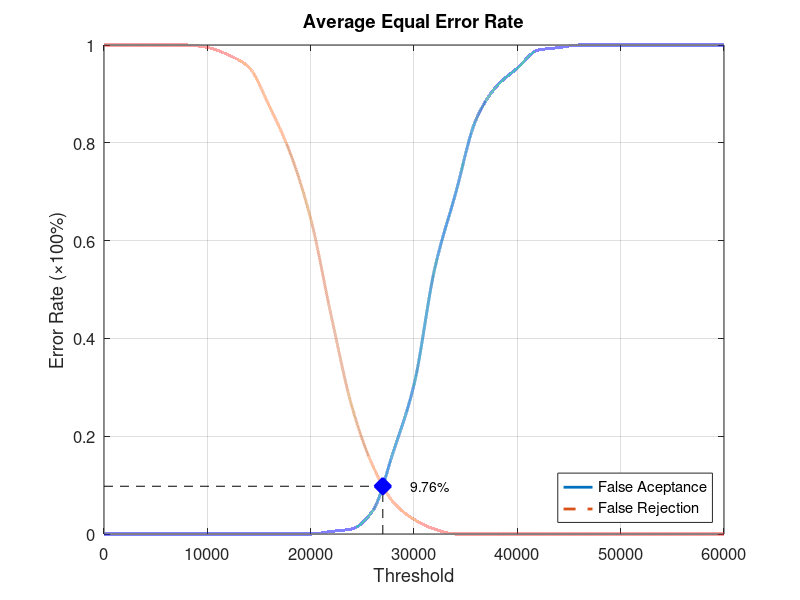
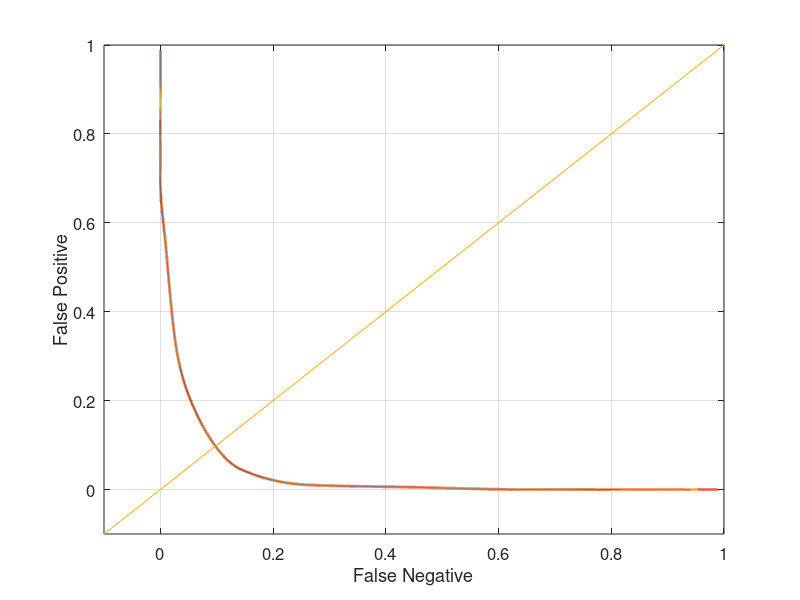

Write MATLAB code to recreate these figures, in order.
function yEER = Database4_3
close all;
clear;
clc;
x = 0:2000:60000;
xq = 0:0.5:60000;

y0 = [0 0 0 0 0 0 0 0 0 0 0 0.00526316 0.0105263 0.0473684 0.168421 0.305263 0.542105 0.694737 0.847368 0.915789 0.952632 0.989474 0.994737 1 1 1 1 1 1 1 1];
yy0 = interp1(x, y0, xq, 'pchip');
y1 = [1 1 1 1 1 0.995 0.98 0.955 0.875 0.78 0.645 0.445 0.26 0.14 0.065 0.03 0.01 0 0 0 0 0 0 0 0 0 0 0 0 0 0];
yy1 = interp1(x, y1, xq, 'pchip');

% Calculating EER: 
y2 = abs(y0 - y1);
find(y2 == min(y2))
yy2 = abs(yy0 - yy1);
xEER = find(yy2 == min(yy2));
xEERIndex = xq(xEER) % X-axis EER
yEER = yy0(xEER) % Y-axis EER

main = figure
plot(xq, yy0,'-','LineWidth', 2);	hold on
plot(xq, yy1,'--','LineWidth', 2);	hold on
plot([xEERIndex xEERIndex], [0 yEER], 'k--');	hold on
plot([0 xEERIndex], [yEER yEER], 'k--');	hold on
plot(xEERIndex, yEER, 'bx', 'LineWidth', 10);	hold on
text(xEERIndex + 10 * xEERIndex / 100, yEER, [num2str(round((10000 * yEER)) / 100) '%'])
legend('False Aceptance', 'False Rejection', 'Location', 'SouthEast')
xlabel('Threshold')
ylabel('Error Rate (\times100%)')
title('Average Equal Error Rate')
set(gca, 'FontSize', 12)
axis([0 60000 0 1])
grid on

print(main, 'Database4_3Main', '-dpng');
FNRxFPR = figure('Color', [1 1 1]);
plot(yy1, yy0, '-', yy1, yy0, 'LineWidth', 2);
hold on
y = -0.1:0.1:1
plot(y, y); 
set(gca, 'FontSize', 12)
xlabel('False Negative')
ylabel('False Positive')
axis([-0.1 1 -0.1 1])
set(gca, 'FontSize', 12)
grid on

print(FNRxFPR, 'Database4_3FNRxFPR','-dpng');
end
